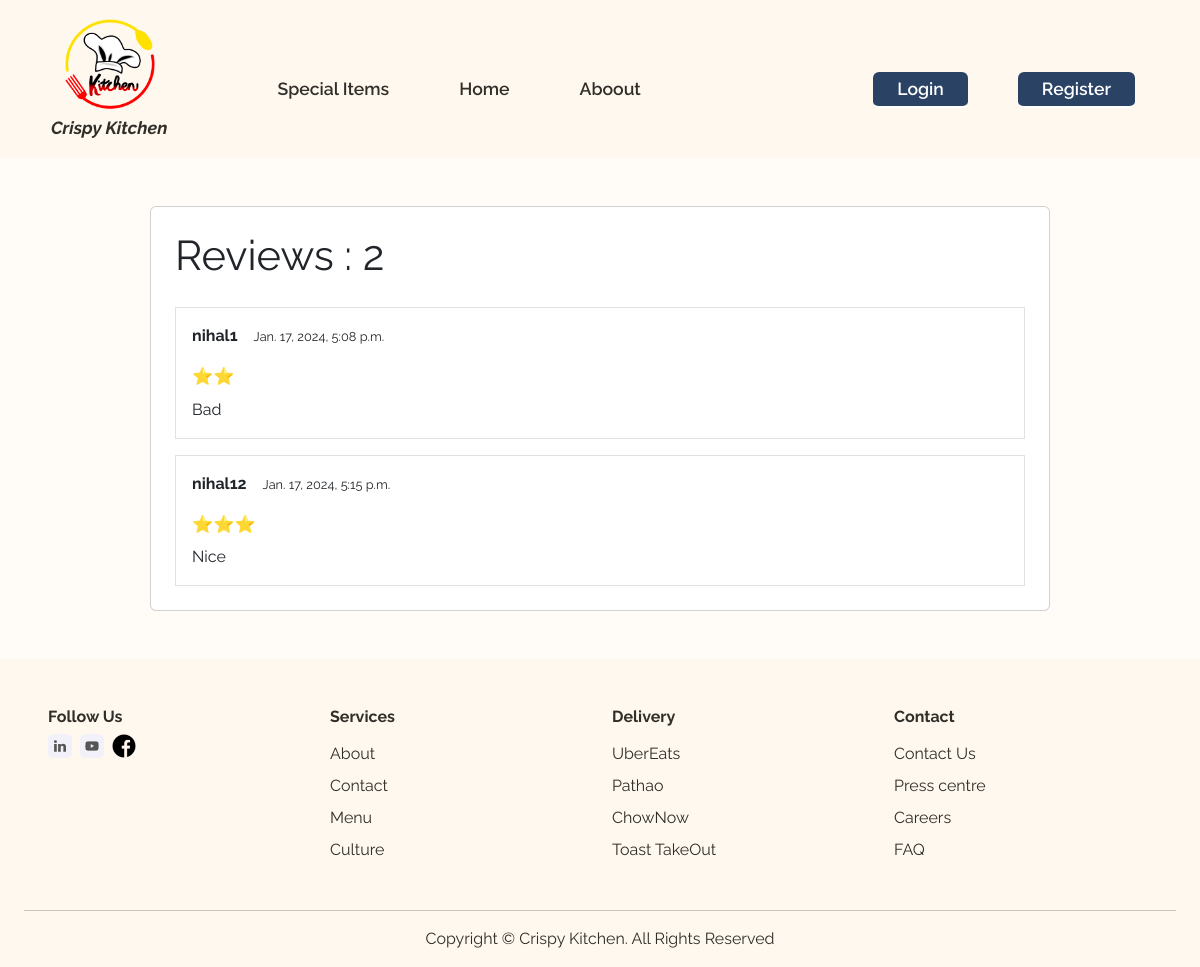
The page /food_reviews/2 on the database as committed earlier.
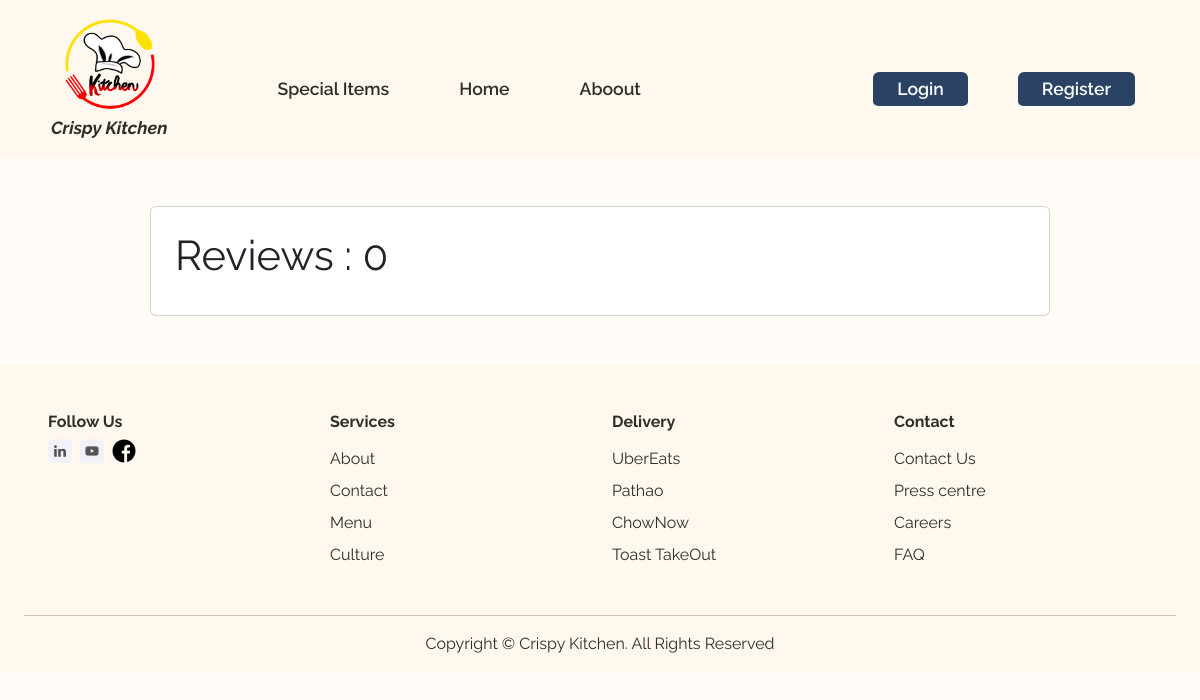
The same page on the database as committed later.
### food/models.py (models this page shows, shortened)
class Review(models.Model):
    user = models.ForeignKey(User, on_delete=models.CASCADE)
    food = models.ForeignKey(Food, on_delete=models.CASCADE, related_name='reviews')
    rating = models.CharField(choices=STAR_CHOICE, max_length=20)
    comment = models.TextField()
    created_on = models.DateTimeField(auto_now_add=True)

### food/views.py (the view)
# urls.py: path('food_reviews/<int:id>', FoodReview.as_view(), name='food_review'),
class FoodReview(DetailView):
    model = Food
    template_name = 'food_reviews.html'
    context_object_name = 'food'
    pk_url_kwarg = 'id'
    def get_context_data(self, **kwargs):
        context = super().get_context_data(**kwargs)
        food = self.object
        comments = food.reviews.all()
        context['comments'] = comments
        return context

### food/templates/food_reviews.html (shortened to what this page needs)
{% extends 'base.html' %}
{% block content %}
<div class="card m-2 w-75 m-auto p-3 mt-5 mb-5">
    <div class="main-text">
        <h2 class="p-2">Reviews : {{comments | length}}</h2>
    </div>
    {% for cmnt in comments %}
    <div class="card-body border m-2">
        <p><b>{{cmnt.user.username}}</b><small class="ms-3">{{cmnt.created_on}}</small></p>
        <div class="star">
            <p class="mt-3 mb-2">{{cmnt.rating}}</p>
        </div>
        <p>{{cmnt.comment}}</p>
    </div>
    {% endfor %}
</div>
{% endblock %}

Rows that differ between the two databases and show on the page:
no longer on this page (row edited): Review: user.username "nihal1", created_on "Jan. 17, 2024, 5:08 p.m.", rating "⭐⭐", comment "Bad"
removed Review: user.username "nihal12", created_on "Jan. 17, 2024, 5:15 p.m.", rating "⭐⭐⭐", comment "Nice"
Other text that changed with them:
{{ comments | length }}: "2" → "0"
